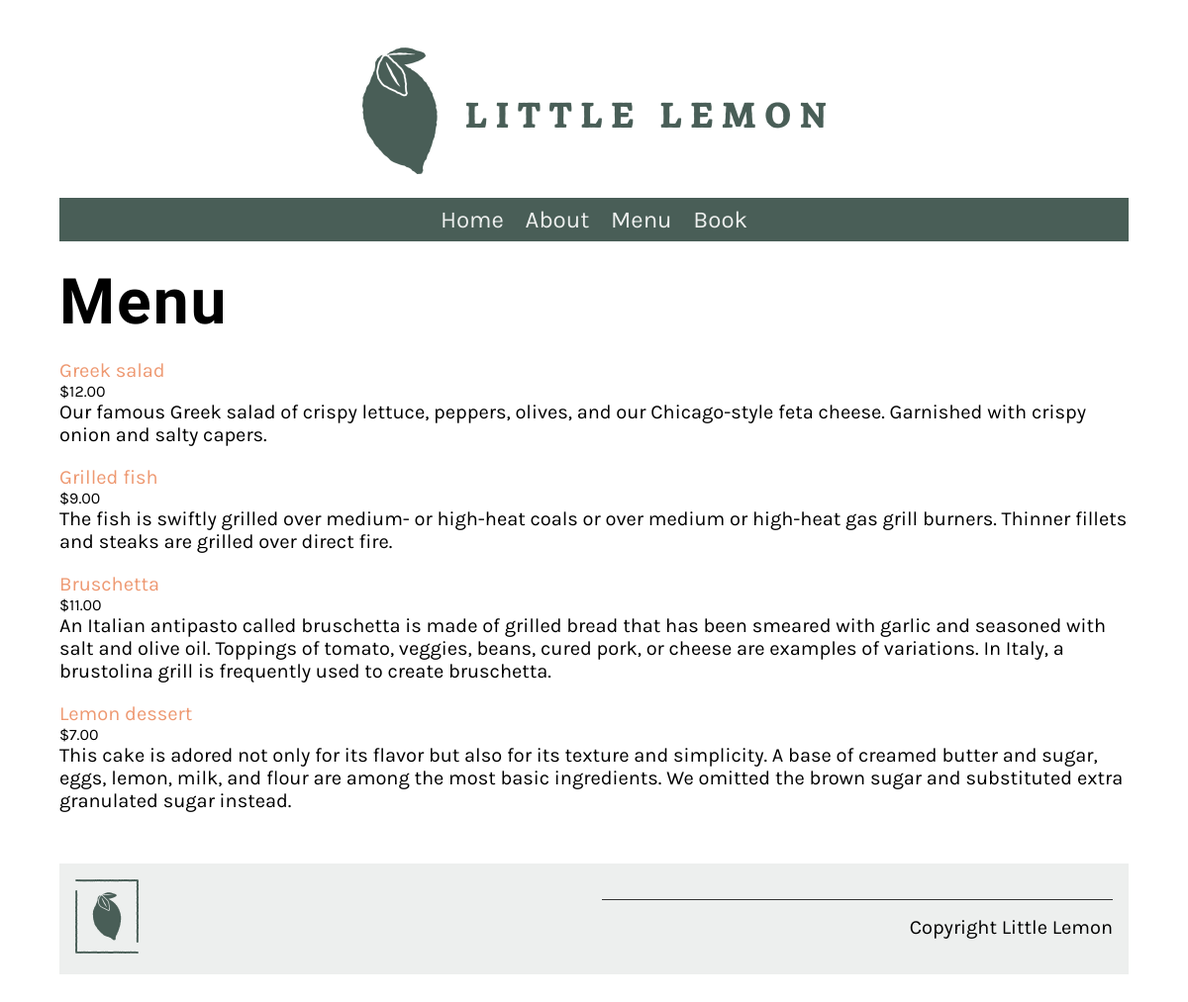
The app's page /menu/ with its own data.
### restaurant/models.py (models this page shows, shortened)
class Menu(models.Model):
    name = models.CharField(max_length=200)
    price = models.IntegerField(null=False)
    menu_item_description = models.TextField(max_length=1000, default='')

### restaurant/views.py (the view)
# urls.py: path('menu/', views.menu, name="menu"),
def menu(request):
    menu_data = Menu.objects.all()
    menu_main = {"menu": menu_data}
    return render(request, 'menu.html', menu_main)

### restaurant/templates/menu.html
{% extends 'base.html' %}
{% load static %}
{% block content %}
<h1>Menu</h1>
<div class="column">
    {% for item in menu %}
    <p>
        <a href="{% url 'menu_item' pk=item.pk %}">
        {{ item.name }}
        </a>
        <span class="menu-price">
            ${{ item.price }}.00
        </span>
        {{ item.menu_item_description }}
    </p>
    {% endfor %}
</div>
{% endblock %}

### restaurant/templates/base.html (shortened to what this page needs)
{% load static %}
<!DOCTYPE html>
<html lang="en">
  <head>
    <link
      rel="preload"
      as="style"
      href="{% static 'css/style.css' %}"
      onload="this.rel = 'stylesheet'"
    />
  </head>
  <body>
    {% include 'partials/_header.html' %}
    <main>{% block content %} {% endblock %}</main>
    {% include 'partials/_footer.html' %}
  </body>
</html>

### restaurant/templates/partials/_header.html
{% load static %}
<header>
  <img src="{% static 'img/logo.png' %}" />
</header>
<nav>
  <ul>
    <li><a href="{% url 'home' %}">Home</a></li>
    <li><a href="{% url 'about' %}">About</a></li>
    <li><a href="{% url 'menu' %}">Menu</a></li>
    <li><a href="{% url 'book' %}">Book</a></li>
  </ul>
</nav>

### restaurant/templates/partials/_footer.html
{% load static %}
<footer>
  <article>
        <img src="{% static 'img/logo_footer.png' %}" />
  </article>
  <article>
    <p>Copyright Little Lemon </p>
  </article>
</footer>

### restaurant/static/css/style.css (style rules this page uses)
body { font-family: 'Karla', sans-serif; margin-top: 3rem; margin-bottom: 3rem; margin-left: 5%; margin-right: 5%; }
h1, h2, h3, h4, h5, h6 { font-family: 'Markazi Text', serif; letter-spacing: 2px;; }
h1 { font-size: 4rem; margin-top: 1.5rem; margin-bottom: 0; }
p, ul { font-size: 1.25rem;; }
a { color: #EE9972; text-decoration: none; }
header img { display: block; margin-left: auto; margin-right: auto; max-width: 100%; height: auto; }
nav { background-color: #495E57; margin-top: 1rem; margin-bottom: 1rem; margin-bottom: 0px; }
nav ul { list-style: none; font-size: 1.5rem; text-align: center; padding-inline-start: 0rem; margin-bottom: 0px; }
nav ul li { display: inline-block; margin: 0.5rem; }
nav ul a { color: #EDEFEE; text-decoration: none; }
article { flex:1; }
article img { max-width: 100%; }
footer { background-color: #EDEFEE; padding: 1rem; display: flex; gap: 2rem 1rem; }
footer img { max-width: 50%; }
footer p { border-top: #333333; border-style: solid; border-width: 0.1rem; border-bottom: none; border-left: none; border-right: none; text-align: right; padding-top: 1rem;; }
.column { flex-basis: 50%; margin-bottom: 1rem; padding-bottom: 1rem; }
.menu-price { display: block; font-size: 1rem; }

### records on screen
Menu: name "Greek salad", price "12", menu_item_description "Our famous Greek salad of crispy lettuce, peppers, olives, and our Chicago-style feta cheese. Garnished with crispy onion and salty capers."
Menu: name "Grilled fish", price "9", menu_item_description "The fish is swiftly grilled over medium- or high-heat coals or over medium or high-heat gas grill burners. Thinner fillets and steaks are grilled over direct fire."
Menu: name "Bruschetta", price "11", menu_item_description "An Italian antipasto called bruschetta is made of grilled bread that has been smeared with garlic and seasoned with salt and olive oil. Toppings of tomato, veggies, beans, cured pork, or cheese are examples of variations. In Italy, a brustolina grill is frequently used to create bruschetta."
Menu: name "Lemon dessert", price "7", menu_item_description "This cake is adored not only for its flavor but also for its texture and simplicity. A base of creamed butter and sugar, eggs, lemon, milk, and flour are among the most basic ingredients. We omitted the brown sugar and substituted extra granulated sugar instead."
